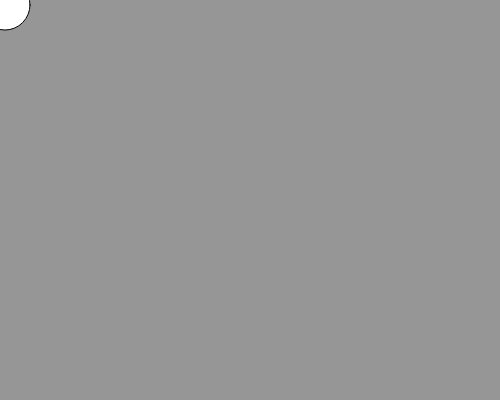
Frame 1 (no input)
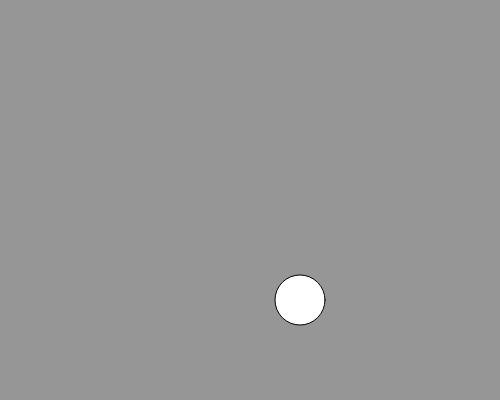
Frame 60 (no input)
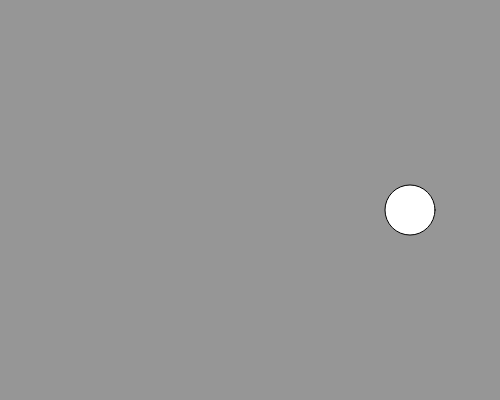
Frame 120 (the mouse pressed at the canvas centre since frame 60)

The p5.js sketch that drew these frames (run headless with seeded random() and noise() and a simulated clock; from frame 60 on, the mouse is pressed at the canvas centre):

// p5.js sketch
// ── sketch.js
function setup() {
    createCanvas(500, 400); 
    background(150); //color of the canvas
    
}
var x = 5;
var y = 5;
var xPos = 0;
var yPos = 0;

function draw() {
    background(150);
    if (xPos < 0 || xPos > 500) x = -x;
    if (yPos < 0 || yPos > 400) y = -y;
    xPos += x;
    yPos += y;
    ellipse(xPos, yPos, 50);
}


// ── bounce.html
<html>
    <head>
        <script src ="https://cdnjs.cloudflare.com/ajax/libs/p5.js/0.5.8/p5.js"></script>
        <script src="sketch.js"></script>
    </head>
    <body>
    </body>
</html>
